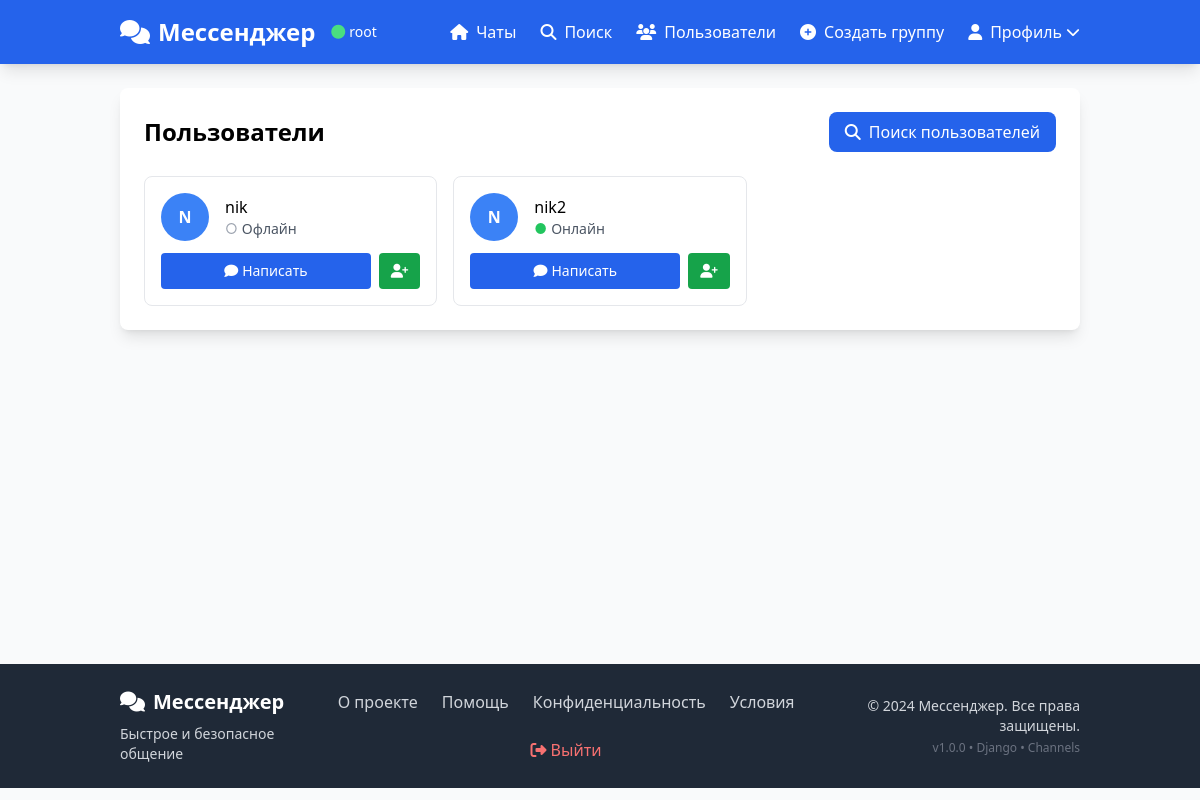
Before: /accounts/users/ (signed in) with the older database file.
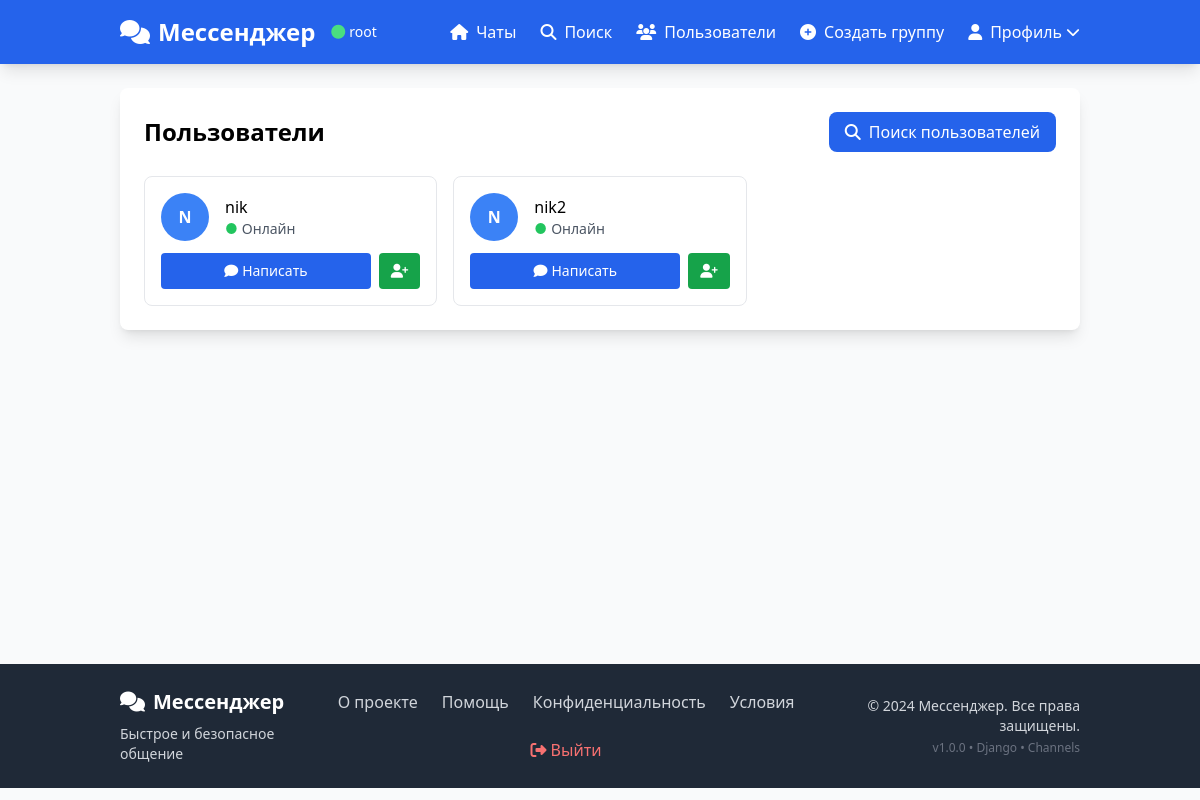
After: the same page with the newer database file.
### accounts/models.py (models this page shows, shortened)
class CustomUser(AbstractUser):
    bio = models.TextField(blank=True, null=True, verbose_name="О себе")
    avatar = models.ImageField(upload_to='avatars/', blank=True, null=True, verbose_name="Аватар")
    online = models.BooleanField(default=False, verbose_name="Онлайн")
    last_seen = models.DateTimeField(auto_now=True, verbose_name="Последний раз в сети")
    groups = models.ManyToManyField(
        'auth.Group',
        verbose_name='groups',
        blank=True,
        help_text='The groups this user belongs to. A user will get all permissions granted to each of their groups.',
        related_name="customuser_set",
        related_query_name="customuser",
    )
    user_permissions = models.ManyToManyField(
        'auth.Permission',
        verbose_name='user permissions',
        blank=True,
        help_text='Specific permissions for this user.',
        related_name="customuser_set",
        related_query_name="customuser",
    )
    class Meta:
        verbose_name = "Пользователь"
        verbose_name_plural = "Пользователи"

### accounts/views.py (the view)
# urls.py: path('users/', views.user_list, name='user_list'),
@login_required
def user_list(request):
    users = CustomUser.objects.exclude(id=request.user.id)
    return render(request, 'accounts/user_list.html', {'users': users})

### templates/accounts/user_list.html (shortened to what this page needs)
{% extends 'base.html' %}
{% block content %}
<div class="max-w-6xl mx-auto">
    <div class="bg-white rounded-lg shadow-lg p-6 mb-6">
        <div class="flex justify-between items-center mb-6">
            <h1 class="text-2xl font-bold">Пользователи</h1>
            <a href="{% url 'search_users' %}"
               class="bg-blue-600 hover:bg-blue-700 text-white px-4 py-2 rounded-lg flex items-center">
                <i class="fas fa-search mr-2"></i>Поиск пользователей
            </a>
        </div>
        <div class="grid grid-cols-1 md:grid-cols-2 lg:grid-cols-3 gap-4">
            {% for user in users %}
            <div class="border border-gray-200 rounded-lg p-4 hover:bg-gray-50">
                <div class="flex items-center space-x-4 mb-3">
                    {% if user.avatar %}
                    <img src="{{ user.avatar.url }}" alt="{{ user.username }}"
                         class="w-12 h-12 rounded-full object-cover">
                    {% else %}
                    <div class="w-12 h-12 rounded-full bg-blue-500 text-white flex items-center justify-center font-bold">
                        {{ user.username|first|upper }}
                    </div>
                    {% endif %}
                    <div class="flex-grow">
                        <h3 class="font-medium">{{ user.username }}</h3>
                        <p class="text-sm text-gray-600 flex items-center">
                            {% if user.online %}
                            <span class="text-green-500 mr-1">●</span> Онлайн
                            {% else %}
                            <span class="text-gray-400 mr-1">○</span> Офлайн
                            {% endif %}
                        </p>
                    </div>
                </div>
                <div class="flex space-x-2">
                    <a href="{% url 'start_chat' user.id %}"
                       class="flex-grow bg-blue-600 hover:bg-blue-700 text-white text-sm px-3 py-2 rounded text-center">
                        <i class="fas fa-comment mr-1"></i>Написать
                    </a>
                    <a href="{% url 'add_contact' user.id %}"
                       class="bg-green-600 hover:bg-green-700 text-white text-sm px-3 py-2 rounded">
                        <i class="fas fa-user-plus"></i>
                    </a>
                </div>
            </div>
            {% empty %}
            <div class="col-span-3 text-center py-12">
                <i class="fas fa-users text-4xl text-gray-300 mb-4"></i>
                <p class="text-gray-600">Пользователи не найдены</p>
            </div>
            {% endfor %}
        </div>
    </div>
</div>
{% endblock %}

Changed rows visible on the page:
changed CustomUser "nik": online "○ Офлайн" → "● Онлайн"
